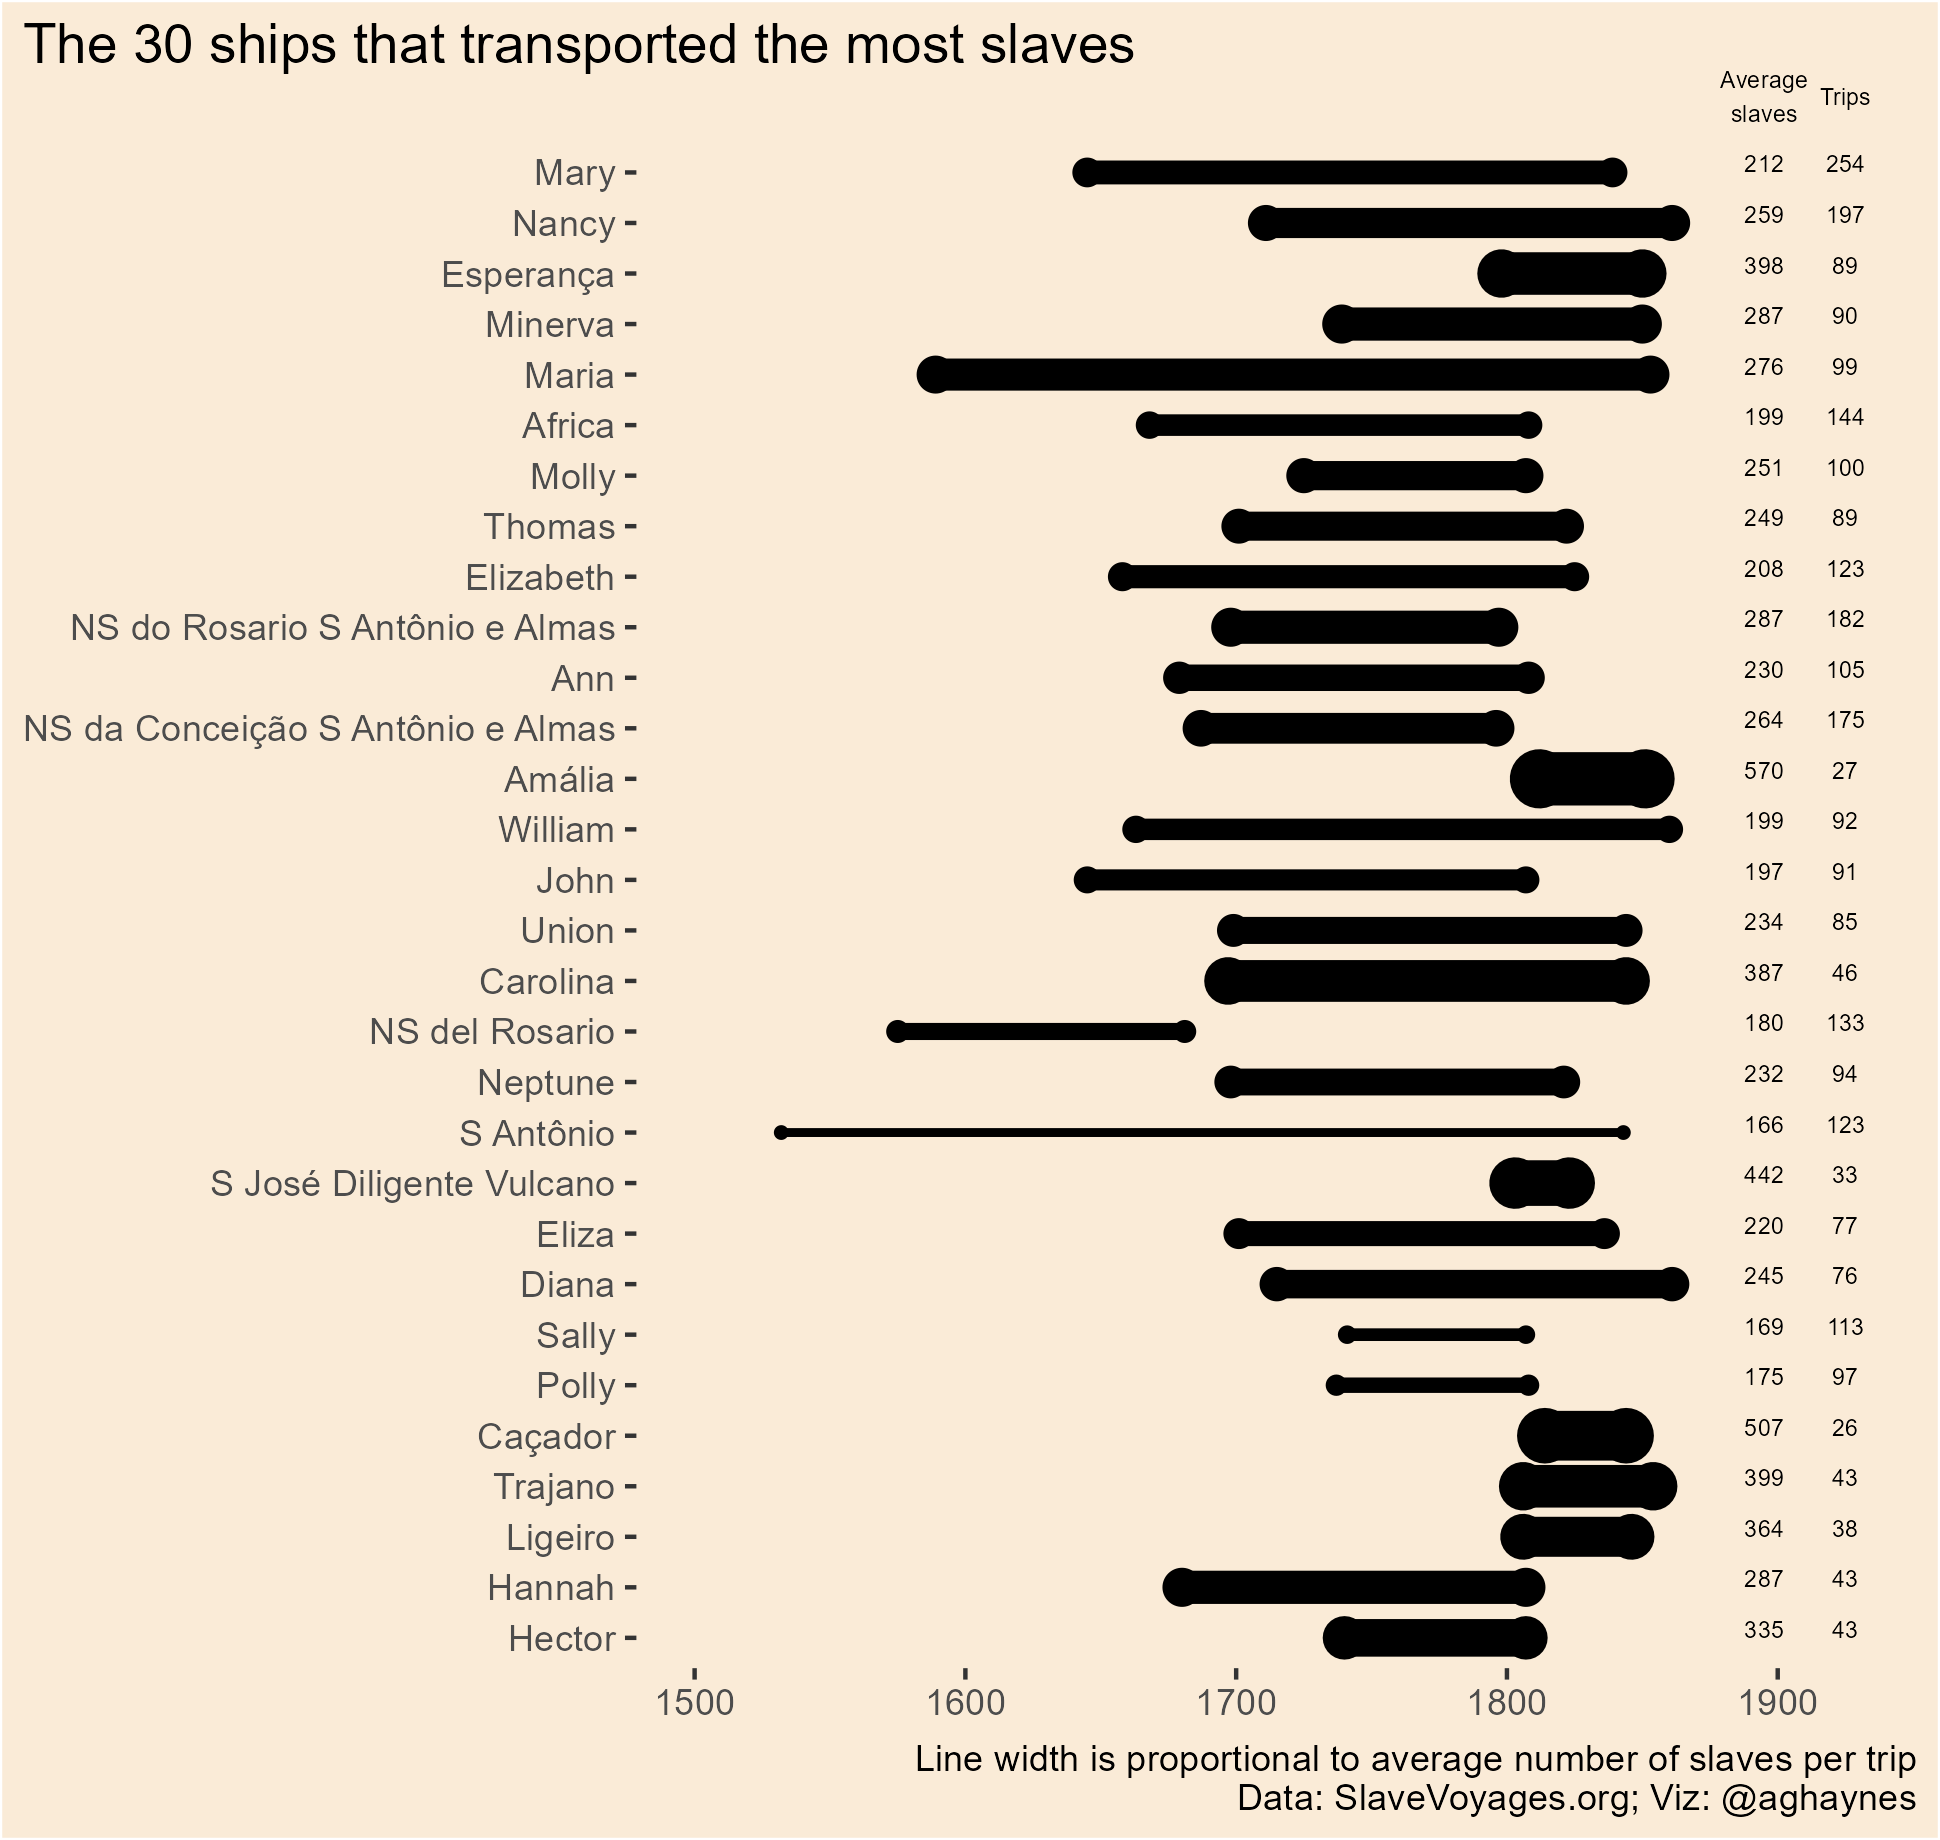

R code for this plot:



library(tidyverse)
library(patchwork)

slave_routes <- readr::read_csv('https://raw.githubusercontent.com/rfordatascience/tidytuesday/master/data/2020/2020-06-16/slave_routes.csv')

d <- slave_routes %>% 
  mutate(decade = round(year_arrival / 10) * 10) %>% 
  group_by(decade) %>% 
  summarize(min = min(n_slaves_arrived, na.rm = TRUE),
            mean = mean(n_slaves_arrived, na.rm = TRUE),
            median = median(n_slaves_arrived, na.rm = TRUE),
            max = max(n_slaves_arrived, na.rm = TRUE),
            n_slaves_arrived = sum(n_slaves_arrived, na.rm = TRUE),
            ships = length(unique(ship_name))) 

f1 <- d %>% ggplot(aes(x = decade, xend = decade)) +
  geom_segment(aes(y = n_slaves_arrived, yend = 0))
  # geom_segment(aes(y = -ships, yend = 0))

f2 <- d %>% ggplot(aes(x = decade, xend = decade)) +
  geom_segment(aes(y = ships, yend = 0))


f1 / f2



d2 <- slave_routes %>% 
  group_by(ship_name) %>% 
  summarize(earliest = min(year_arrival, na.rm = TRUE),
            latest = max(year_arrival, na.rm = TRUE),
            n_slaves = sum(n_slaves_arrived, na.rm = TRUE),
            n = n(),
            mean = mean(n_slaves_arrived, na.rm = TRUE)) %>% 
  arrange(desc(n_slaves)) %>% 
  filter(!is.na(ship_name)) %>% 
  mutate(ship_name = factor(ship_name),
         ship_name = fct_reorder(ship_name, n_slaves))


d2 %>% 
  slice_head(n = 30) %>% 
  ggplot(aes(y = ship_name)) +
  geom_segment(aes(yend = ship_name,
                   x = earliest, xend = latest,
                   size = mean), show.legend = FALSE) +
  geom_point(aes(x = earliest,
                 size = mean), show.legend = FALSE) +
  geom_point(aes(x = latest,
                 size = mean), show.legend = FALSE) +
  geom_text(aes(x = 1895, label = round(mean)), size = 2, vjust = 0) +
  annotate("text", x = 1895, y = 31.5, label = "Average\nslaves", size = 2) +
  geom_text(aes(x = 1925, label = n), size = 2, vjust = 0) +
  annotate("text", x = 1925, y = 31.5, label = "Trips", size = 2) +
  labs(title = "The 30 ships that transported the most slaves",
       caption = "Line width is proportional to average number of slaves per trip\nData: SlaveVoyages.org; Viz: @aghaynes") +
  xlim(1500, 1930) +
  coord_cartesian(clip = 'off') +
  theme(
    axis.title = element_blank(),
    plot.title.position = "plot",
    plot.background = element_rect(fill = "#faebd7"), 
    panel.background = element_blank(), 
    panel.grid = element_blank(), 
    text = element_text(family = )
  )
ggsave("")
  
